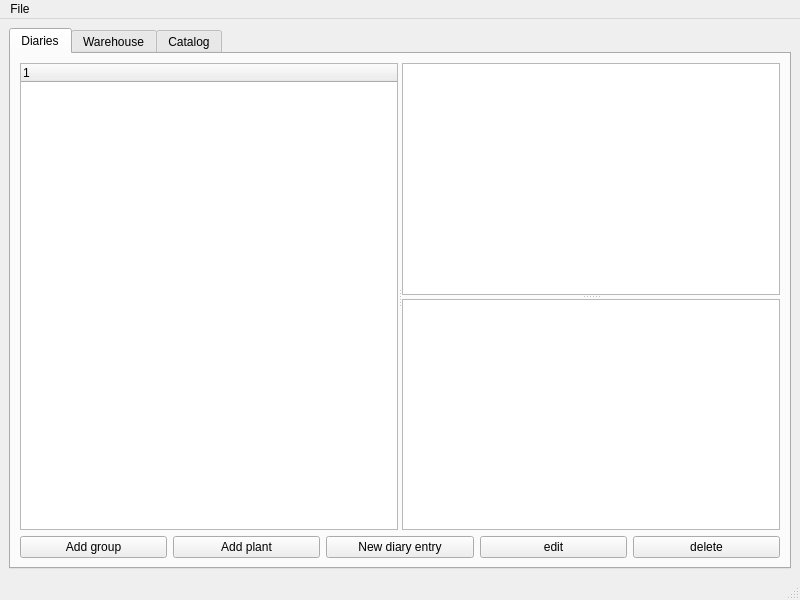
<?xml version="1.0" encoding="UTF-8"?>
<ui version="4.0">
 <class>MainWindow</class>
 <widget class="QMainWindow" name="MainWindow">
  <property name="geometry">
   <rect>
    <x>0</x>
    <y>0</y>
    <width>800</width>
    <height>600</height>
   </rect>
  </property>
  <property name="windowTitle">
   <string>GardenManager</string>
  </property>
  <widget class="QWidget" name="centralwidget">
   <layout class="QHBoxLayout" name="horizontalLayout_3">
    <item>
     <widget class="QTabWidget" name="tabWidget">
      <property name="currentIndex">
       <number>0</number>
      </property>
      <widget class="QWidget" name="tabDiaries">
       <attribute name="title">
        <string>Diaries</string>
       </attribute>
       <layout class="QVBoxLayout" name="verticalLayout_2" stretch="1,0">
        <item>
         <widget class="QSplitter" name="splitter_2">
          <property name="orientation">
           <enum>Qt::Orientation::Horizontal</enum>
          </property>
          <widget class="QTreeWidget" name="treeWidget">
           <column>
            <property name="text">
             <string notr="true">1</string>
            </property>
           </column>
          </widget>
          <widget class="QSplitter" name="splitter">
           <property name="orientation">
            <enum>Qt::Orientation::Vertical</enum>
           </property>
           <widget class="QTableView" name="tablePlants"/>
           <widget class="QTableView" name="tableEntries"/>
          </widget>
         </widget>
        </item>
        <item>
         <layout class="QHBoxLayout" name="horizontalLayout">
          <item>
           <widget class="QPushButton" name="btnAddGroup">
            <property name="text">
             <string>Add group</string>
            </property>
           </widget>
          </item>
          <item>
           <widget class="QPushButton" name="btnAddPlant">
            <property name="text">
             <string>Add plant</string>
            </property>
           </widget>
          </item>
          <item>
           <widget class="QPushButton" name="btnAddEvent">
            <property name="text">
             <string>New diary entry</string>
            </property>
           </widget>
          </item>
          <item>
           <widget class="QPushButton" name="btnEditDiaries">
            <property name="text">
             <string>edit</string>
            </property>
           </widget>
          </item>
          <item>
           <widget class="QPushButton" name="btnDeleteDiaries">
            <property name="text">
             <string>delete</string>
            </property>
           </widget>
          </item>
         </layout>
        </item>
       </layout>
      </widget>
      <widget class="QWidget" name="tabWarehouse">
       <attribute name="title">
        <string>Warehouse</string>
       </attribute>
       <layout class="QHBoxLayout" name="horizontalLayout_2">
        <item>
         <widget class="QTableView" name="tableWarehouse">
          <property name="editTriggers">
           <set>QAbstractItemView::EditTrigger::NoEditTriggers</set>
          </property>
          <property name="selectionBehavior">
           <enum>QAbstractItemView::SelectionBehavior::SelectRows</enum>
          </property>
         </widget>
        </item>
        <item>
         <layout class="QVBoxLayout" name="verticalLayout_3">
          <item>
           <widget class="QPushButton" name="btnEditWarehouse">
            <property name="text">
             <string>Edit</string>
            </property>
           </widget>
          </item>
          <item>
           <widget class="QPushButton" name="btnDeleteWarehouse">
            <property name="text">
             <string>Delete</string>
            </property>
           </widget>
          </item>
          <item>
           <widget class="QPushButton" name="btnAddBatch">
            <property name="text">
             <string>Add product</string>
            </property>
           </widget>
          </item>
         </layout>
        </item>
       </layout>
      </widget>
      <widget class="QWidget" name="tabCatalog">
       <attribute name="title">
        <string>Catalog</string>
       </attribute>
       <layout class="QHBoxLayout" name="horizontalLayout_4">
        <item>
         <widget class="QTableView" name="tableView"/>
        </item>
        <item>
         <layout class="QVBoxLayout" name="verticalLayout">
          <item>
           <widget class="QPushButton" name="btnEditCatalog">
            <property name="text">
             <string>Edit</string>
            </property>
           </widget>
          </item>
          <item>
           <widget class="QPushButton" name="btnDeleteCatalog">
            <property name="text">
             <string>Delete</string>
            </property>
           </widget>
          </item>
          <item>
           <widget class="QPushButton" name="btnAddVariety">
            <property name="text">
             <string>Add new plant</string>
            </property>
           </widget>
          </item>
         </layout>
        </item>
       </layout>
      </widget>
     </widget>
    </item>
   </layout>
  </widget>
  <widget class="QMenuBar" name="menubar">
   <property name="geometry">
    <rect>
     <x>0</x>
     <y>0</y>
     <width>800</width>
     <height>23</height>
    </rect>
   </property>
   <widget class="QMenu" name="menuFile">
    <property name="title">
     <string>File</string>
    </property>
    <addaction name="actionSettings"/>
    <addaction name="actionBackup_database"/>
   </widget>
   <addaction name="menuFile"/>
  </widget>
  <widget class="QStatusBar" name="statusbar"/>
  <action name="actionSettings">
   <property name="text">
    <string>Settings</string>
   </property>
  </action>
  <action name="actionBackup_database">
   <property name="text">
    <string>Backup database</string>
   </property>
  </action>
 </widget>
 <resources/>
 <connections/>
</ui>
